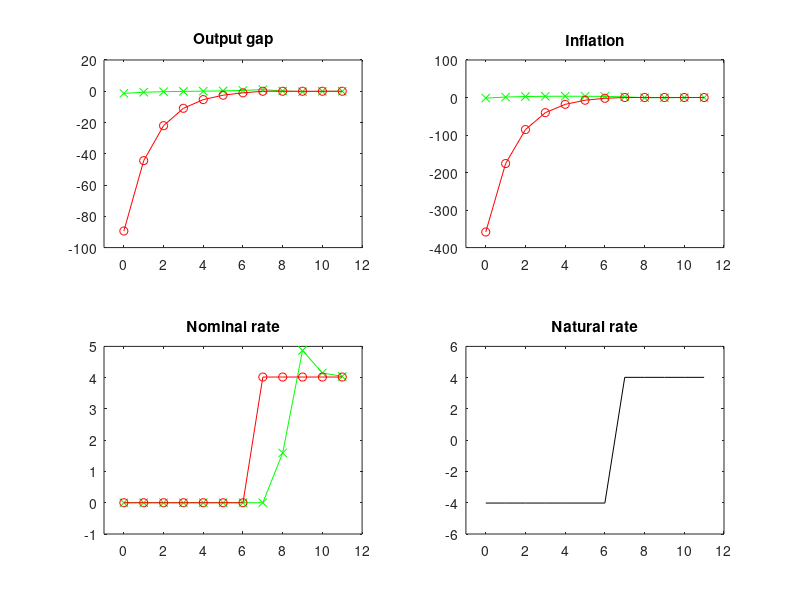

MATLAB code for this plot:
clear all;

beta = 0.99;
sigma = 1.0;
vphi = 5;
eps = 9; % Markup = eps/(eps-1)
theta = 3/4;
alpha = 0;

lambda = (1-theta)*(1-beta*theta)/theta;
kappa = lambda*(sigma+vphi);

rho = -log(beta);
%mu = log(eps/(eps-1)); %// logged markup

vtheta = kappa/eps;
gamma = vtheta/(vtheta*(1+beta)+kappa^2);
delta = (1-sqrt(1-4*beta*gamma^2))/2/gamma/beta;

A = [1 1/sigma; 
    kappa beta+kappa/sigma];
B = [1/sigma; 
    kappa/sigma];
M1 = [-kappa 1+beta*(1-delta); 
    beta*(1-delta)+kappa^2/vtheta -kappa/vtheta];
M2 = [beta*(1-delta) (1-delta)/sigma; 
    0 (1-delta)/vtheta];
M = inv(M1)*M2;
H = [1 1/beta/sigma;
    kappa 1/beta*(1+kappa/sigma)];
J = [0 1; vtheta kappa];

T = 11;
Tz = 6;
Tc = 7; % >Tz, check if the nominal rate is above zero for all periods
xvec = zeros(T+1,1);
pvec = zeros(T+1,1);
rnvec = rho*ones(T+1,1);
xi1vec = zeros(T+1,1);
xi2vec = zeros(T+1,1);

rnvec(1:Tz+1) = -rho*ones(Tz+1,1);

nn = 4*(Tc+2);
AA = zeros(nn,nn);
bb = zeros(nn,1);

% t = 0
AA(1:2,1:2) = eye(2);
AA(1:2,5:6) = -A;
AA(3:4,1:2) = J;
AA(3:4,3:4) = eye(2);
bb(1:2,1) = B*rnvec(1);

% t = 1,...,tc
for t = 1:Tc 
     
    id = 4*t + 1;
    AA(id:id+1,id:id+1) = eye(2);
    AA(id:id+1,id+4:id+5) = -A;
    AA(id+2:id+3,id-2:id-1) = -H;
    AA(id+2:id+3,id:id+1) = J;
    AA(id+2:id+3,id+2:id+3) = eye(2);
    bb(id:id+1,1) = B*rnvec(t+1);    
    
end

% t = tc+1
id = 4*(Tc+1) + 1; 
AA(id:id+1,id-2:id-1) = -M;
AA(id:id+1,id:id+1) = eye(2);
AA(id+2:id+3,id-2:id-1) = -H;
AA(id+2:id+3,id:id+1) = J;
AA(id+2:id+3,id+2:id+3) = eye(2);

xx = inv(AA)*bb;
xvec = xx([1:4:4*(Tc+1)+1]);
pvec = xx([2:4:4*(Tc+1)+2]);

% for t = Tc+2:T+2
%     
%     k = t-(Tc+2);
%     xvec(t) = (kappa/vtheta)*(delta^(k+1))*xx(4*(Tc+1)+3);
%     pvec(t) = (1-delta)*(delta^k)*xx(4*(Tc+1)+3);
%     
% end
xvec(Tc+2+1:T+2) = (kappa/vtheta)*(delta.^[1:T-Tc])*xx(4*(Tc+1)+3);
pvec(Tc+2+1:T+2) = (1-delta)*delta.^[0:T-Tc-1]*xx(4*(Tc+1)+3);
ivec(1:T+1) = rnvec(1:T+1) + pvec(2:T+2) + sigma*(xvec(2:T+2)-xvec(1:T+1));

xvec_coth = xvec(1:T+1)*100;
paivec_coth = pvec(1:T+1)*400;
ivec_coth = ivec(1:T+1)*400;

% discretionary policy
xvec = zeros(T+1,1);
pvec = zeros(T+1,1);

for t = Tz+1:-1:1
    
    temp = A*[xvec(t+1); pvec(t+1)] - B*rho;
    xvec(t) = temp(1);
    pvec(t) = temp(2);
    
end

xvec_dith = xvec(1:T+1)*100;
paivec_dith = pvec(1:T+1)*400;
ivec_dith = max(0,rnvec(1:T+1))*400;

figure;
subplot(221);
plot([0:T],xvec_coth,'gx-');
hold on;
plot([0:T],xvec_dith,'ro-');
xlim([-1 T+1]);
title('Output gap');
subplot(222);
plot([0:T],paivec_coth,'gx-');
hold on;
plot([0:T],paivec_dith,'ro-');
xlim([-1 T+1]);
title('Inflation');
subplot(223);
plot([0:T],ivec_coth,'gx-');
hold on;
plot([0:T],ivec_dith,'ro-');
xlim([-1 T+1]);
title('Nominal rate');
subplot(224);
plot([0:T],rnvec*400,'k-');
xlim([-1 T+1]);
title('Natural rate');